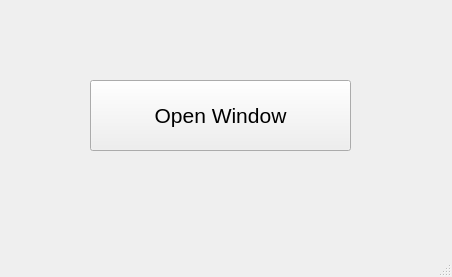
<?xml version="1.0" encoding="UTF-8"?>
<ui version="4.0">
 <class>MainWindow</class>
 <widget class="QMainWindow" name="MainWindow">
  <property name="geometry">
   <rect>
    <x>0</x>
    <y>0</y>
    <width>452</width>
    <height>277</height>
   </rect>
  </property>
  <property name="windowTitle">
   <string>MainWindow</string>
  </property>
  <widget class="QWidget" name="centralwidget">
   <widget class="QPushButton" name="pushButton">
    <property name="geometry">
     <rect>
      <x>90</x>
      <y>80</y>
      <width>261</width>
      <height>71</height>
     </rect>
    </property>
    <property name="font">
     <font>
      <pointsize>16</pointsize>
     </font>
    </property>
    <property name="text">
     <string>Open Window</string>
    </property>
   </widget>
  </widget>
  <widget class="QMenuBar" name="menubar">
   <property name="geometry">
    <rect>
     <x>0</x>
     <y>0</y>
     <width>452</width>
     <height>21</height>
    </rect>
   </property>
  </widget>
  <widget class="QStatusBar" name="statusbar"/>
 </widget>
 <resources/>
 <connections/>
</ui>
